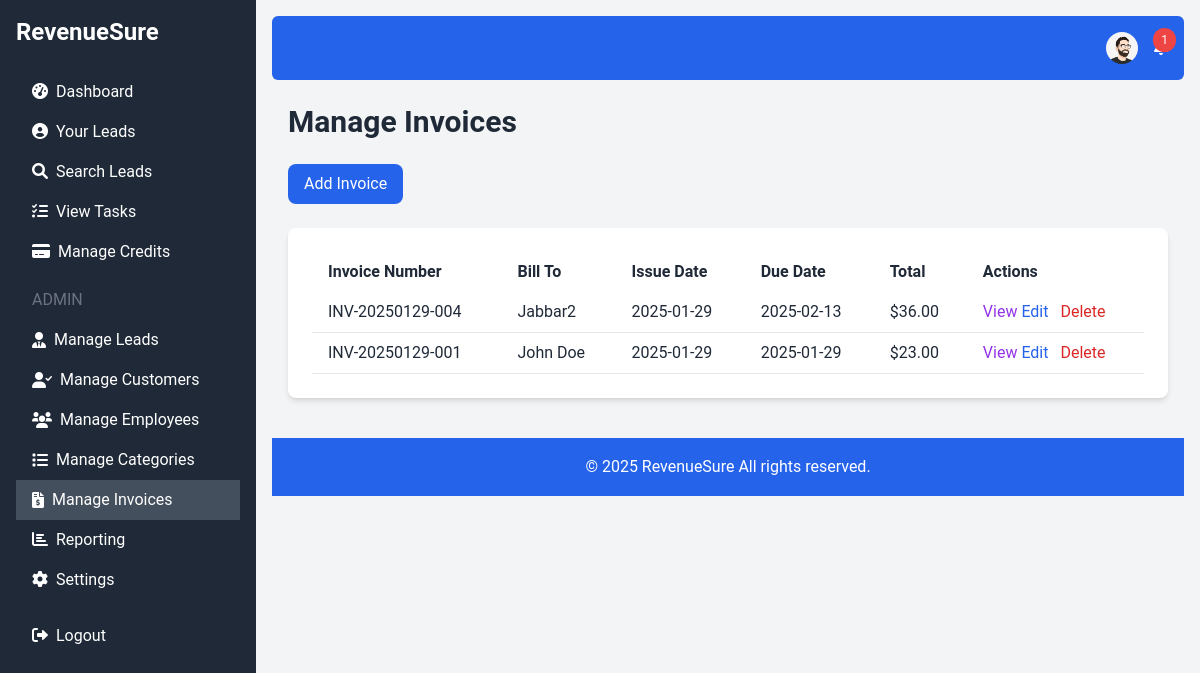
The app's page /manage_invoices.php (signed in), older data.
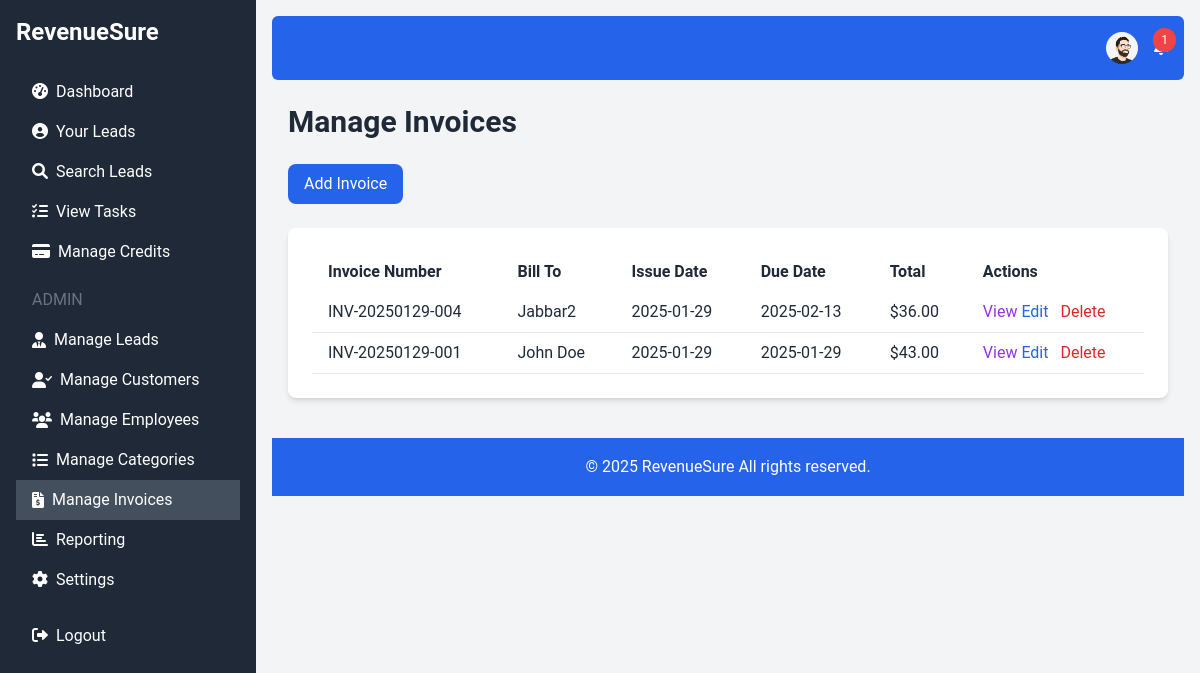
The same page, newer data.
### tables this page shows
CREATE TABLE `invoices` (
  `id` int(11) NOT NULL,
  `invoice_number` varchar(50) NOT NULL,
  `lead_id` int(11) DEFAULT NULL,
  `customer_id` int(11) DEFAULT NULL,
  `issue_date` date NOT NULL,
  `due_date` date NOT NULL,
  `bill_to_name` varchar(255) NOT NULL,
  `bill_to_address` varchar(255) DEFAULT NULL,
  `bill_to_email` varchar(100) DEFAULT NULL,
  `bill_to_phone` varchar(20) DEFAULT NULL,
  `ship_to_address` varchar(255) DEFAULT NULL,
  `subtotal` decimal(10,2) DEFAULT 0.00,
  `tax_method` varchar(50) DEFAULT NULL,
  `tax` text DEFAULT NULL,
  `discount` decimal(10,2) DEFAULT 0.00,
  `additional_charges` decimal(10,2) DEFAULT 0.00,
  `total` decimal(10,2) DEFAULT 0.00,
  `payment_terms` varchar(100) DEFAULT NULL,
  `notes` text DEFAULT NULL,
  `footer` text DEFAULT NULL,
  `billing_country` varchar(50) DEFAULT NULL,
  `discount_type` varchar(20) DEFAULT 'fixed',
  `discount_amount` decimal(10,2) DEFAULT 0.00,
  `created_at` timestamp NOT NULL DEFAULT current_timestamp(),
  `template_name` varchar(255) DEFAULT 'default'
);

### manage_invoices.php (the view, shortened to what this page needs)
<?php
require 'db.php';
$stmt = $conn->prepare("SELECT * FROM invoices ORDER BY created_at DESC");
$stmt->execute();
$invoices = $stmt->fetchAll(PDO::FETCH_ASSOC);
require 'header.php';
?>
<h1 class="text-3xl font-bold text-gray-800 mb-6">Manage Invoices</h1>
<a href="add_invoice.php" class="bg-blue-600 text-white px-4 py-2 rounded-lg hover:bg-blue-700 transition duration-300 mb-6 inline-block">Add Invoice</a>
<div class="bg-white p-6 rounded-lg shadow-md">
    <table class="w-full text-left">
        <thead>
            <tr>
                <th class="px-4 py-2">Invoice Number</th>
                <th class="px-4 py-2">Bill To</th>
                  <th class="px-4 py-2">Issue Date</th>
                <th class="px-4 py-2">Due Date</th>
                  <th class="px-4 py-2">Total</th>
                <th class="px-4 py-2">Actions</th>
            </tr>
        </thead>
        <tbody>
            <?php if ($invoices): ?>
                <?php foreach ($invoices as $invoice): ?>
                    <tr class="border-b">
                        <td class="px-4 py-2"><?php echo htmlspecialchars($invoice['invoice_number']); ?></td>
                        <td class="px-4 py-2"><?php echo htmlspecialchars($invoice['bill_to_name']); ?></td>
                         <td class="px-4 py-2"><?php echo htmlspecialchars($invoice['issue_date']); ?></td>
                        <td class="px-4 py-2"><?php echo htmlspecialchars($invoice['due_date']); ?></td>
                        <td class="px-4 py-2">$<?php echo htmlspecialchars($invoice['total']); ?></td>
                         <td class="px-4 py-2">
                            <a href="view_invoice.php?id=<?php echo $invoice['id']; ?>" class="text-purple-600 hover:underline">View</a>
                            <a href="edit_invoice.php?id=<?php echo $invoice['id']; ?>" class="text-blue-600 hover:underline">Edit</a>
                            <a href="delete_invoice.php?id=<?php echo $invoice['id']; ?>" class="text-red-600 hover:underline ml-2">Delete</a>
                        </td>
                    </tr>
                <?php endforeach; ?>
            <?php else: ?>
                <tr>
                    <td colspan="6" class="px-4 py-2 text-center text-gray-600">No invoices found.</td>
                </tr>
            <?php endif; ?>
        </tbody>
    </table>
</div>
<?php
require 'footer.php';
?>

Row changes from the older to the newer data that the page shows:
changed invoices "INV-20250129-001": total "23.00" → "43.00"
